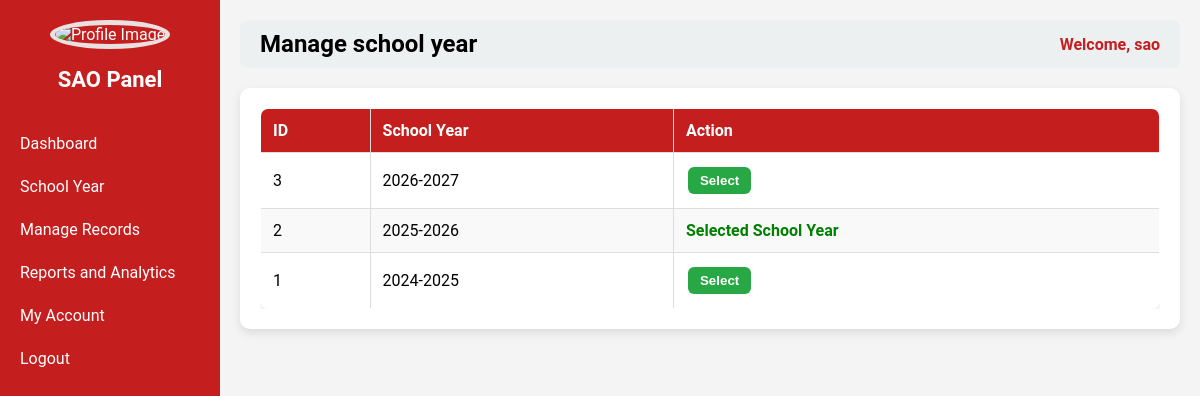
The page /sao.php?page=manage_school_year (signed in) on the database as committed earlier.
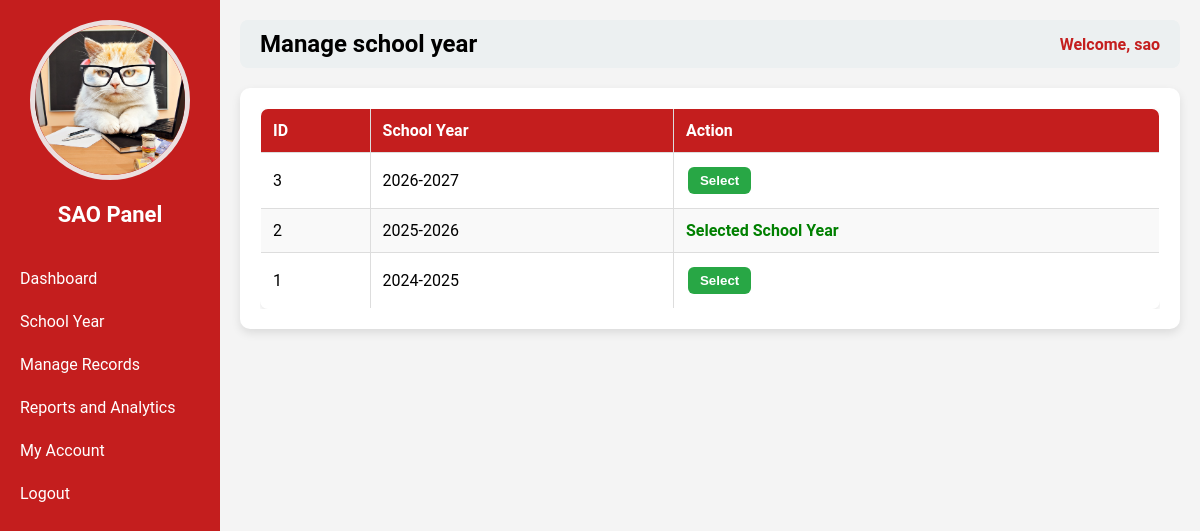
The same page on the database as committed later.
### tables this page shows
CREATE TABLE `users` (
  `id` int(11) NOT NULL,
  `username` varchar(50) NOT NULL,
  `password` varchar(255) NOT NULL,
  `role` varchar(50) NOT NULL,
  `email` varchar(255) NOT NULL,
  `contact` varchar(50) NOT NULL,
  `status` varchar(50) NOT NULL,
  `img` varchar(255) NOT NULL
);

### sao_pages/manage_school_year.php (the view, shortened to what this page needs)
<?php
require __DIR__ . '/../db_connect.php';
$school_years = $pdo->query("SELECT * FROM school_years ORDER BY id DESC")->fetchAll(PDO::FETCH_ASSOC);
$current_sy_row = $pdo->query("SELECT * FROM school_years WHERE is_current = 1 LIMIT 1")->fetch(PDO::FETCH_ASSOC);
$current_sy_id = $current_sy_row ? $current_sy_row['id'] : null;
?>
<div class="container">
    <div class="table-box">
        <table class="styled-table">
            <thead>
                <tr>
                    <th>ID</th>
                    <th>School Year</th>
                    <th>Action</th>
                </tr>
            </thead>
            <tbody>
            <?php foreach ($school_years as $sy): ?>
                <tr>
                    <td><?= $sy['id']; ?></td>
                    <td><?= htmlspecialchars($sy['school_year']); ?></td>
                    <td>
                        <?php if ($current_sy_id != $sy['id']): ?>
                            <form method="POST" class="inline-form">
                                <button type="submit" name="select_sy" class="btn btn-success">Select</button>
                            </form>
                        <?php else: ?>
                            <span class="selected-label">Selected School Year</span>
                        <?php endif; ?>
                    </td>
                </tr>
            <?php endforeach; ?>
            </tbody>
        </table>
    </div>
</div>

### sao.php (shortened to what this page needs)
<?php
require 'db_connect.php';
$id = $_SESSION['user_id'];
$stmt = $pdo->prepare("SELECT * FROM users WHERE id=?");
$stmt->execute([$id]);
$user = $stmt->fetch(PDO::FETCH_ASSOC);
$page = isset($_GET['page']) ? $_GET['page'] : 'dashboard';
?>
<!DOCTYPE html>
<html>
<head>
</head>
<body>
<div class="sidebar">
    <div class="column profile-photo">
        <?php if (!empty($user['img'])): ?>
            <img src="<?php echo htmlspecialchars($user['img']); ?>" alt="Profile Image">
        <?php else: ?>
            <img src="default.png" alt="Profile Image">
        <?php endif; ?>
    </div>
    <h2>SAO Panel</h2>
    <a href="?page=dashboard">Dashboard</a>
    <a href="?page=manage_school_year">School Year</a>
    <a href="?page=manage_records">Manage Records</a>
    <a href="?page=reports_analytics">Reports and Analytics</a>
    <a href="?page=my_account">My Account</a>
    <a href="logout.php">Logout</a>
</div>
<div class="main-content">
    <div class="header">
        <h2><?php echo ucfirst(str_replace('_',' ', $page)); ?></h2>
        <span>Welcome, <?php echo $_SESSION['username']; ?></span>
    </div>
    <div class="content" style="margin-top:20px;">
        <?php
        $pageFile = "sao_pages/{$page}.php";
        if (file_exists($pageFile)) {
            include $pageFile;
        } else {
            echo "<p>Page not found.</p>";
        }
        ?>
    </div>
</div>
</body>
</html>

Rows that differ between the two databases and show on the page:
now on this page (row edited): users: img (picture)
